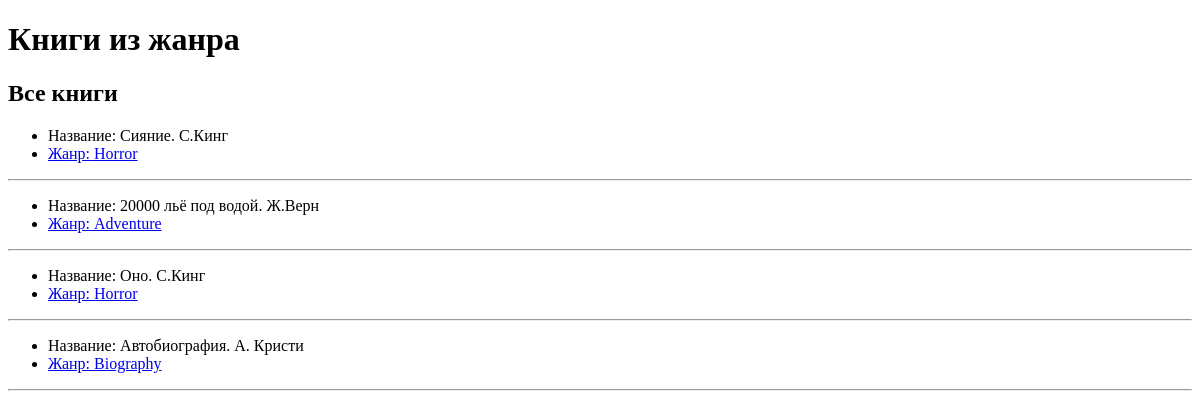
The app's page /, older data.
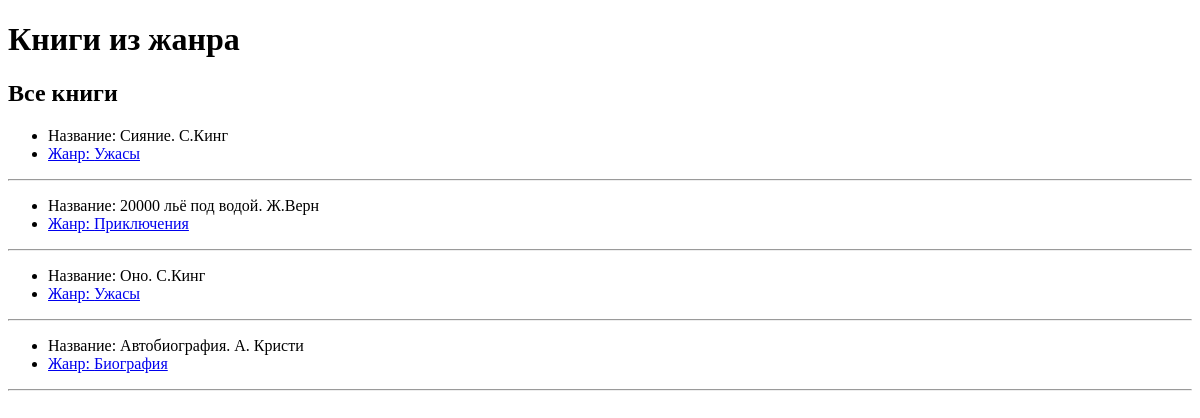
The same page, newer data.
### database.py (models this page shows, shortened)
class Books(db.Model):
    id = db.Column(db.Integer, primary_key=True)
    fullname = db.Column(db.String, nullable=True)
    genre_id = db.Column(db.Integer, db.ForeignKey("genre.id", ondelete='SET NULL'))
    genre = relationship("Genre", back_populates="books")

class Genre(db.Model):
    id = db.Column(db.Integer, primary_key=True)
    name = db.Column(db.String)
    books = relationship(
        "Books", back_populates="genre"
    )

### main.py (the view)
@app.route("/")
def all_books():
    books = Books.query.all()
    return render_template("all_books.html", books=books)

### templates/all_books.html
{% extends "index.html" %}
{% block body %}
  <h2>Все книги</h2>
    {%- for book in books %}
      <ul>
        <li> Название: {{ book.fullname }} </li>
        <li>
          <a href="{{ url_for('all_books_genre', genre_id=book.genre.id) }}">Жанр: {{ book.genre.name }}</a>
        </li>
      </ul>
     <hr>
    {%- endfor %}
{% endblock %}

Row changes from the older to the newer data that the page shows:
changed through a linked row, Books "Сияние. С.Кинг": genre.name "Horror" → "Ужасы"
changed through a linked row, Books "20000 льё под водой. Ж.Верн": genre.name "Adventure" → "Приключения"
changed through a linked row, Books "Оно. С.Кинг": genre.name "Horror" → "Ужасы"
changed through a linked row, Books "Автобиография. А. Кристи": genre.name "Biography" → "Биография"
